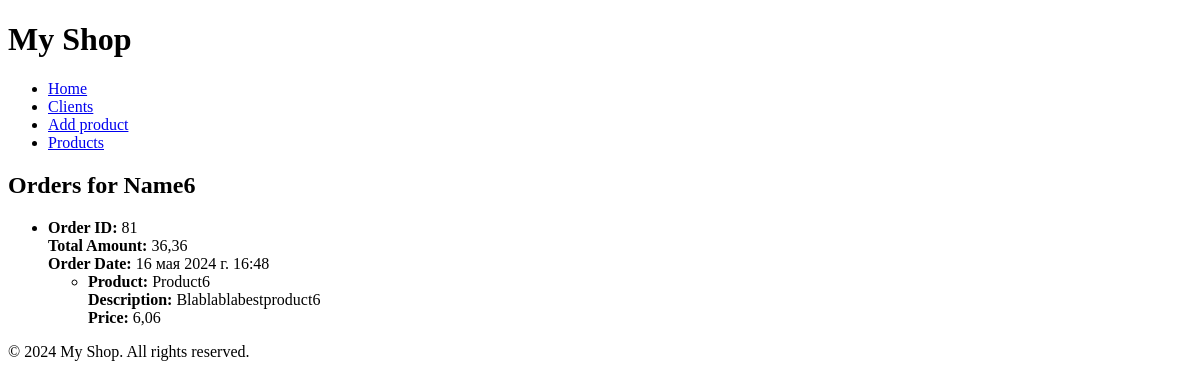
The app's page /shop/client/26/, older data.
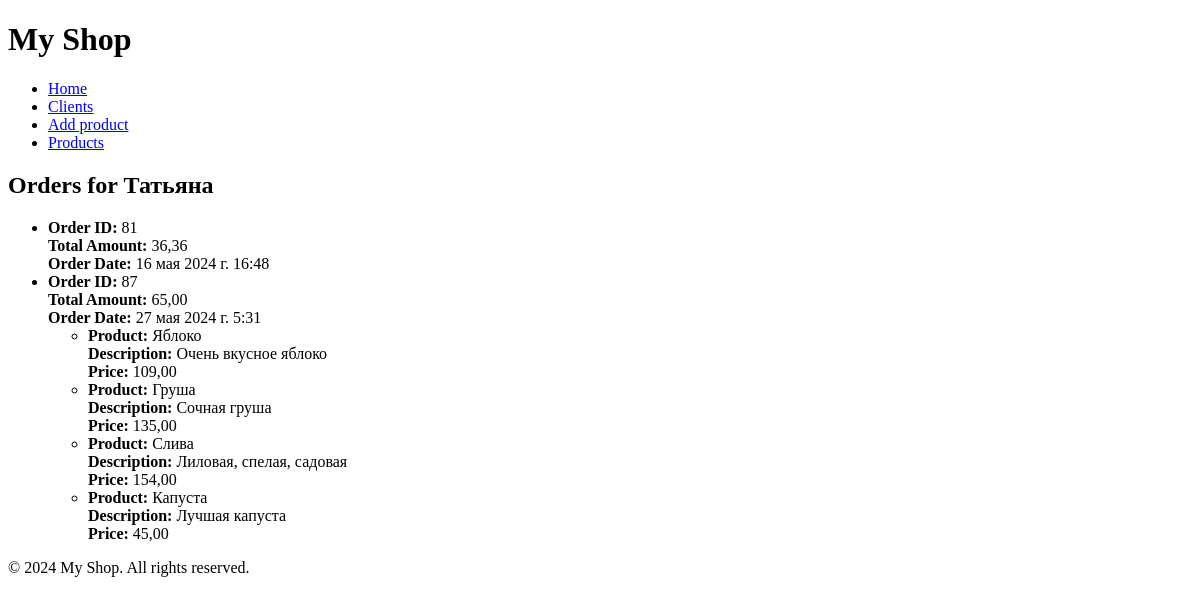
The same page, newer data.
### myshopapp/models.py (models this page shows, shortened)
class Client(models.Model):
    name = models.CharField(max_length=100)
    email = models.EmailField()
    phone_number = models.CharField(max_length=20)
    address = models.CharField(max_length=200)
    registration_date = models.DateTimeField(default=timezone.now)

class Order(models.Model):
    client = models.ForeignKey(Client, on_delete=models.CASCADE)
    products = models.ManyToManyField(Product)
    total_amount = models.DecimalField(max_digits=10, decimal_places=2)
    order_date = models.DateTimeField(default=timezone.now)

class Product(models.Model):
    name = models.CharField(max_length=100)
    description = models.TextField()
    price = models.DecimalField(max_digits=10, decimal_places=2)
    count = models.IntegerField()
    added_date = models.DateTimeField(default=timezone.now)
    img = models.ImageField(upload_to='product_images/', blank=True, null=True)

### myshopapp/views.py (the view)
# urls.py: path('client/<int:pk>/', views.client_orders_view, name='client_orders_view'),
def client_orders_view(request, pk):
    client = Client.objects.filter(pk=pk).first()
    if client is None:
        return render(request, 'myshopapp/client_orders.html', {'error_message': 'Клиент не найден.'})
    orders = client.order_set.all()  # Получаем все заказы клиента
    return render(request, 'myshopapp/client_orders.html', {'client': client, 'orders': orders})

### myshopapp/templates/myshopapp/client_orders.html (shortened to what this page needs)
{% extends 'base.html' %}
{% block content %}
    {% if orders %}
        <h2>Orders for {{ client.name }}</h2>
        <ul>
            {% for order in orders %}
                <li>
                    <strong>Order ID:</strong> {{ order.id }}<br>
                    <strong>Total Amount:</strong> {{ order.total_amount }}<br>
                    <strong>Order Date:</strong> {{ order.order_date }}<br>
                    <ul>
                        {% for product in order.products.all %}
                            <li>
                                <strong>Product:</strong> {{ product.name }}<br>
                                <strong>Description:</strong> {{ product.description }}<br>
                                <strong>Price:</strong> {{ product.price }}<br>
                            </li>
                        {% endfor %}
                    </ul>
                </li>
            {% endfor %}
        </ul>
    {% else %}
        <p>{{ error_message }}</p>
    {% endif %}
{% endblock %}

Row changes from the older to the newer data that the page shows:
removed Product: name "Product6", description "Blablablabestproduct6", price "6,06", shown under Order "16 мая 2024 г. 16:48"
changed Client: name "Name6" → "Татьяна"
added Order: id "87", total_amount "65,00", order_date "27 мая 2024 г. 5:31"
now on this page (row edited): Product: name "Яблоко", description "Очень вкусное яблоко", price "109,00", shown under "87"
now on this page (row edited): Product: name "Груша", description "Сочная груша", price "135,00", shown under "87"
now on this page (row edited): Product: name "Слива", description "Лиловая, спелая, садовая", price "154,00", shown under "87"
now on this page (row edited): Product: name "Капуста", description "Лучшая капуста", price "45,00", shown under "87"
